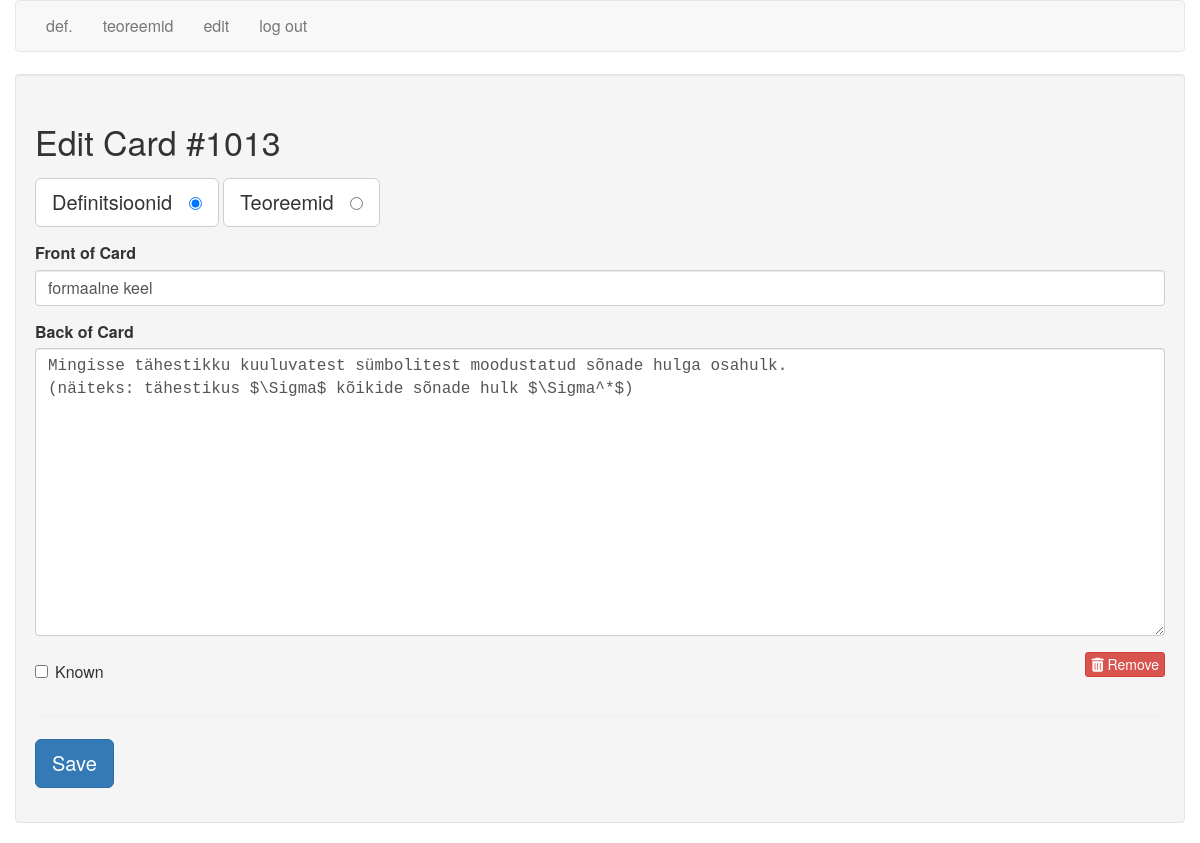
Page /edit/1013 (signed in) on the committed database.
### tables this page shows
CREATE TABLE cards (
  id integer primary key autoincrement,
  type tinyint not null, /* 1 for vocab, 2 for code */
  front text not null,
  back text not null,
  known boolean default 0
);

### flash_cards.py (the view)
@app.route('/edit/<card_id>')
def edit(card_id):
    if not session.get('logged_in'):
        return redirect(url_for('login'))
    db = get_db()
    query = '''
        SELECT id, type, front, back, known
        FROM cards
        WHERE id = ?
    '''
    cur = db.execute(query, [card_id])
    card = cur.fetchone()
    return render_template('edit.html', card=card)

### flash_cards.py (called while the page is built)
def connect_db():
    rv = sqlite3.connect(app.config['DATABASE'])
    rv.row_factory = sqlite3.Row
    return rv

def get_db():
    if not hasattr(g, 'sqlite_db'):
        g.sqlite_db = connect_db()
    return g.sqlite_db

### templates/edit.html (shortened to what this page needs)
{% extends "layout.html" %}
{% block body %}
    <div class="well">
        <h2>Edit Card #{{ card.id }}</h2>
        <form action="{{ url_for('edit_card') }}" method="post" class="cardForm">
            <div class="form-group">
                <label for="general" class="btn btn-default btn-lg">Definitsioonid &nbsp;
                    <input type="radio" name="type" value="1"
                           id="general" {{ "checked" if (card.type == 1) else "" }} />
                </label>
                <label for="code" class="btn btn-default btn-lg">Teoreemid &nbsp;
                    <input type="radio" name="type" value="2" id="code" {{ "checked" if (card.type == 2) else "" }} />
                </label>
            </div>
            <div class="form-group">
                <label for="front">Front of Card</label>
                <input type="text" name="front" id="front" class="form-control" value="{{ card.front|e }}">
            </div>
            <div class="form-group">
                <label for="back">Back of Card</label>
                <textarea name="back"
                          class="form-control"
                          id="back"
                          placeholder="back of card"
                          rows="12">{{ card.back|e }}</textarea>
            </div>
            <div class="row">
                <div class="col-xs-6">
                    <div class="checkbox">
                        <label>
                            <input type="checkbox" name="known"
                                   value="1" {{ "checked" if (card.known == 1) else "" }} /> Known
                        </label>
                    </div>
                </div>
                <div class="col-xs-6 text-right">
                    <a href="{{ url_for('delete', card_id=card.id) }}" class="btn btn-danger btn-xs">
                        <i class="fa fa-trash"></i>
                        Remove
                    </a>
                </div>
            </div>
            <hr/>
            <div class="form-group">
                <button type="submit" class="saveButton btn btn-lg btn-primary">Save</button>
            </div>
        </form>
    </div>
{% endblock %}

### static/style.css (style rules this page uses)
textarea { font-family: monospace; }

### rows in the picture
cards: id "1013", front "formaalne keel", back "Mingisse tähestikku kuuluvatest sümbolitest moodustatud sõnade hulga osahulk. (näiteks: tähestikus $\\Sigma$ kõikide sõnade hulk $\\Sigma^*$)"
